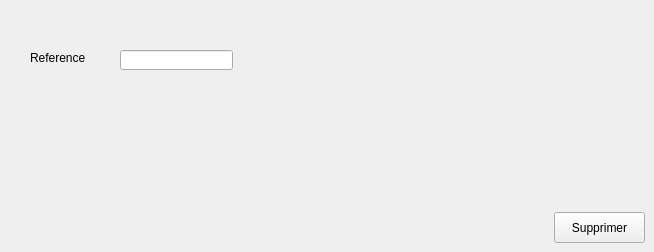
          <widget class="QWidget" name="tab_25">
           <attribute name="title">
            <string>Suppression</string>
           </attribute>
           <widget class="QLineEdit" name="lineEdit_4">
            <property name="geometry">
             <rect>
              <x>120</x>
              <y>50</y>
              <width>113</width>
              <height>20</height>
             </rect>
            </property>
            <property name="styleSheet">
             <string notr="true">
</string>
            </property>
           </widget>
           <widget class="QLabel" name="label_54">
            <property name="geometry">
             <rect>
              <x>30</x>
              <y>50</y>
              <width>61</width>
              <height>16</height>
             </rect>
            </property>
            <property name="styleSheet">
             <string notr="true"/>
            </property>
            <property name="text">
             <string>Reference</string>
            </property>
           </widget>
           <widget class="QPushButton" name="supprimerc">
            <property name="geometry">
             <rect>
              <x>554</x>
              <y>212</y>
              <width>91</width>
              <height>31</height>
             </rect>
            </property>
            <property name="styleSheet">
             <string notr="true"/>
            </property>
            <property name="text">
             <string>Supprimer</string>
            </property>
           </widget>
          </widget>
